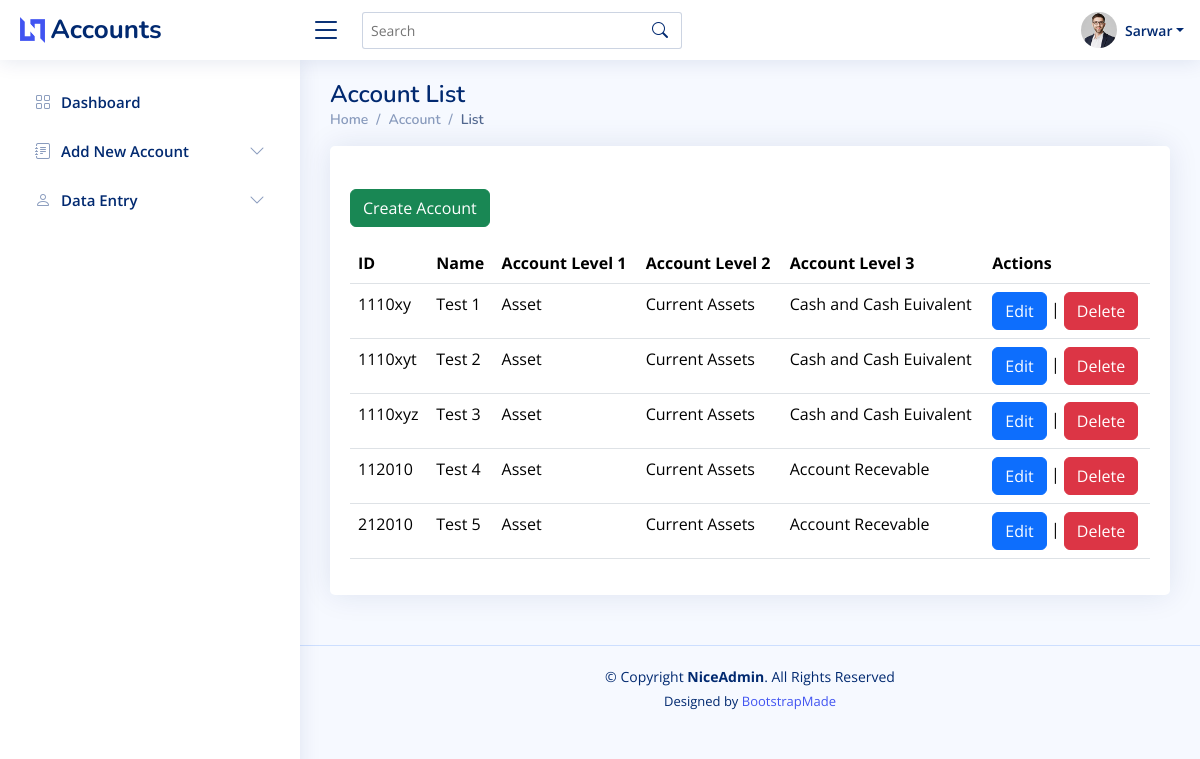
/account/list (signed in), run on the app's committed database.
### apps/users/models.py (models this page shows, shortened)
class CustomUser(AbstractUser):
    company = models.ForeignKey(Company, on_delete=models.CASCADE, blank=True, null=True, related_name='users')
    company_branch = models.ForeignKey(CompanyBranch, on_delete=models.CASCADE, blank=True, null=True,
                                       related_name='users')
    mobile = models.CharField(max_length=20, blank=True, null=True)
    address = models.TextField(blank=True, null=True)
    objects = CustomUserManager()

### apps/accounts/models.py (models this page shows, shortened)
class Account(models.Model):
    accountID = models.CharField(primary_key=True, max_length=10)
    level1ID = models.ForeignKey(AccountLevel1, on_delete=models.CASCADE, null=True, default=None)
    level2ID = models.ForeignKey(AccountLevel2, on_delete=models.CASCADE, null=True, default=None)
    level3ID = models.ForeignKey(AccountLevel3, on_delete=models.CASCADE, null=True, default=None)
    account_code = models.CharField(max_length=3, null=True)
    name = models.CharField(max_length=255)
    company_id = models.ForeignKey(Company, on_delete=models.CASCADE, default=None, related_name='created_accounts')
    company_branch = models.ForeignKey(CompanyBranch, on_delete=models.CASCADE, default=None,
                                       related_name='created_accounts')
    created_by = models.ForeignKey(settings.AUTH_USER_MODEL, on_delete=models.CASCADE, related_name='created_accounts')
    updated_by = models.ForeignKey(settings.AUTH_USER_MODEL, on_delete=models.CASCADE, related_name='updated_accounts')
    created_at = models.DateTimeField(auto_now_add=True)
    updated_at = models.DateTimeField(auto_now=True)

class AccountLevel3(models.Model):
    level3ID = models.IntegerField(primary_key=True)
    level2ID = models.ForeignKey(AccountLevel2, on_delete=models.CASCADE)
    name = models.CharField(max_length=255)

class AccountLevel2(models.Model):
    level2ID = models.IntegerField(primary_key=True)
    level1ID = models.ForeignKey(AccountLevel1, on_delete=models.CASCADE)
    name = models.CharField(max_length=255)

class AccountLevel1(models.Model):
    level1ID = models.IntegerField(primary_key=True)
    name = models.CharField(max_length=255)

### accounting/authentication_decorators.py (the view)
    def wrapped_view(request, *args, **kwargs):
        if not request.user.is_authenticated:
            return redirect('login')  # Replace 'login' with the name of your login URL
        return view_func(request, *args, **kwargs)

### apps/accounts/views.py (called while the page is built)
@authentication_required
def account_list(request):
    user = request.user
    accounts = Account.objects.filter(company_id=user.company, company_branch=user.company_branch)
    context = {
        'first_name': user.first_name,
        'last_name': user.last_name,
        'company': user.company,
        'company_branch': user.company_branch,
        'accounts': accounts,
    }
    return render(request, 'accounts/account_list.html', {'context': context})

### templates/accounts/account_list.html (shortened to what this page needs)
{% extends 'base.html' %}
{% block content %}
    <main id="main" class="main">
        <div class="pagetitle">
            <h1>Account List</h1>
            <nav>
                <ol class="breadcrumb">
                    <li class="breadcrumb-item"><a href="{% url 'dashboard' %}">Home</a></li>
                    <li class="breadcrumb-item">Account</li>
                    <li class="breadcrumb-item active">List</li>
                </ol>
            </nav>
        </div>
        <section class="section">
            <div class="row">
                <div class="col-lg-12">
                    <div class="card">
                        <div class="card-body">
                            <h5 class="card-title"></h5>
                            <div class="text-start mb-3">
                                <a class="btn btn-success" href="{% url 'account-create' %}">Create Account</a>
                            </div>
                            <table class="display table datatable">
                                <thead>
                                <tr>
                                    <th>ID</th>
                                    <th>Name</th>
                                    <th>Account Level 1</th>
                                    <th>Account Level 2</th>
                                    <th>Account Level 3</th>
                                    <th>Actions</th>
                                </tr>
                                </thead>
                                <tbody>
                                {% for account in context.accounts %}
                                    <tr>
                                        <td>{{ account.accountID }}</td>
                                        <td>{{ account.name }}</td>
                                        <td>{{ account.level3ID.level2ID.level1ID.name }}</td>
                                        <td>{{ account.level3ID.level2ID.name }}</td>
                                        <td>{{ account.level3ID.name }}</td>
                                        <td>
                                            <a class="btn btn-primary"
                                               href="{% url 'edit-account' account.accountID %}">Edit</a> |
                                            <a class="btn btn-danger"
                                               href="{% url 'delete-account' account.accountID %}">Delete</a>
                                        </td>
                                    </tr>
                                {% endfor %}
                                </tbody>
                            </table>
                        </div>
                    </div>
                </div>
            </div>
        </section>
    </main>
{% endblock %}

### templates/static/header.html (shortened to what this page needs)
{% load static %}
<header id="header" class="header fixed-top d-flex align-items-center">
    <div class="d-flex align-items-center justify-content-between">
        <a href="index.html" class="logo d-flex align-items-center">
            <img src="{% static 'assets/img/logo.png' %}" alt="">
            <span class="d-none d-lg-block">Accounts</span>
        </a>
        <i class="bi bi-list toggle-sidebar-btn"></i>
    </div>
    <div class="search-bar">
        <form class="search-form d-flex align-items-center" method="POST" action="#">
            <input type="text" name="query" placeholder="Search" title="Enter search keyword">
            <button type="submit" title="Search"><i class="bi bi-search"></i></button>
        </form>
    </div>
    <nav class="header-nav ms-auto">
        <ul class="d-flex align-items-center">
            <li class="nav-item dropdown pe-3">
                <a class="nav-link nav-profile d-flex align-items-center pe-0" href="#" data-bs-toggle="dropdown">
                    <img src="{% static 'assets/img/profile-img.jpg' %}" alt="Profile" class="rounded-circle">
                    <span class="d-none d-md-block dropdown-toggle ps-2">{{ context.first_name }}</span>
                </a>
            </li>
        </ul>
    </nav>
</header>

### static/assets/css/style.css (style rules this page uses)
:root { scroll-behavior: smooth; }
body { font-family: "Open Sans", sans-serif; background: #f6f9ff; color: #444444; }
a { color: #4154f1; text-decoration: none; }
h1, h2, h3, h4, h5, h6 { font-family: "Nunito", sans-serif; }
#main { margin-top: 60px; padding: 20px 30px; transition: all 0.3s; }
.pagetitle { margin-bottom: 10px; }
.pagetitle h1 { font-size: 24px; margin-bottom: 0; font-weight: 600; color: #012970; }
.card { margin-bottom: 30px; border: none; border-radius: 5px; box-shadow: 0px 0 30px rgba(1, 41, 112, 0.1); }
.card-title { padding: 20px 0 15px 0; font-size: 18px; font-weight: 500; color: #012970; font-family: "Poppins", sans-serif; }
.card-body { padding: 0 20px 20px 20px; }
.breadcrumb { font-size: 14px; font-family: "Nunito", sans-serif; color: #899bbd; font-weight: 600; }
.breadcrumb a { color: #899bbd; transition: 0.3s; }
.breadcrumb .breadcrumb-item::before { color: #899bbd; }
.breadcrumb .active { color: #51678f; font-weight: 600; }
.logo { line-height: 1; }
@media (min-width: 1200px) { .logo { width: 280px; } }
.logo img { max-height: 26px; margin-right: 6px; }
.logo span { font-size: 26px; font-weight: 700; color: #012970; font-family: "Nunito", sans-serif; }
.header { transition: all 0.5s; z-index: 997; height: 60px; box-shadow: 0px 2px 20px rgba(1, 41, 112, 0.1); background-color: #fff; padding-left: 20px; }
.header .toggle-sidebar-btn { font-size: 32px; padding-left: 10px; cursor: pointer; color: #012970; }
.header .search-bar { min-width: 360px; padding: 0 20px; }
.header .search-form { width: 100%; }
.header .search-form input { border: 0; font-size: 14px; color: #012970; border: 1px solid rgba(1, 41, 112, 0.2); padding: 7px 38px 7px 8px; border-radius: 3px; transition: 0.3s; width: 100%; }
.header .search-form button { border: 0; padding: 0; margin-left: -30px; background: none; }
.header .search-form button i { color: #012970; }
.header-nav ul { list-style: none; }
.header-nav>ul { margin: 0; padding: 0; }
.header-nav .nav-profile { color: #012970; }
.header-nav .nav-profile img { max-height: 36px; }
.header-nav .nav-profile span { font-size: 14px; font-weight: 600; }
@media (min-width: 1200px) { #main, #footer { margin-left: 300px; } }

### data on the page
CustomUser: first_name "Sarwar"
Account: accountID "1110xy", name "Test 1", level3ID.level2ID.level1ID.name "Asset", level3ID.level2ID.name "Current Assets", level3ID.name "Cash and Cash Euivalent"
Account: accountID "1110xyt", name "Test 2", level3ID.level2ID.level1ID.name "Asset", level3ID.level2ID.name "Current Assets", level3ID.name "Cash and Cash Euivalent"
Account: accountID "1110xyz", name "Test 3", level3ID.level2ID.level1ID.name "Asset", level3ID.level2ID.name "Current Assets", level3ID.name "Cash and Cash Euivalent"
Account: accountID "112010", name "Test 4", level3ID.level2ID.level1ID.name "Asset", level3ID.level2ID.name "Current Assets", level3ID.name "Account Recevable"
Account: accountID "212010", name "Test 5", level3ID.level2ID.level1ID.name "Asset", level3ID.level2ID.name "Current Assets", level3ID.name "Account Recevable"
